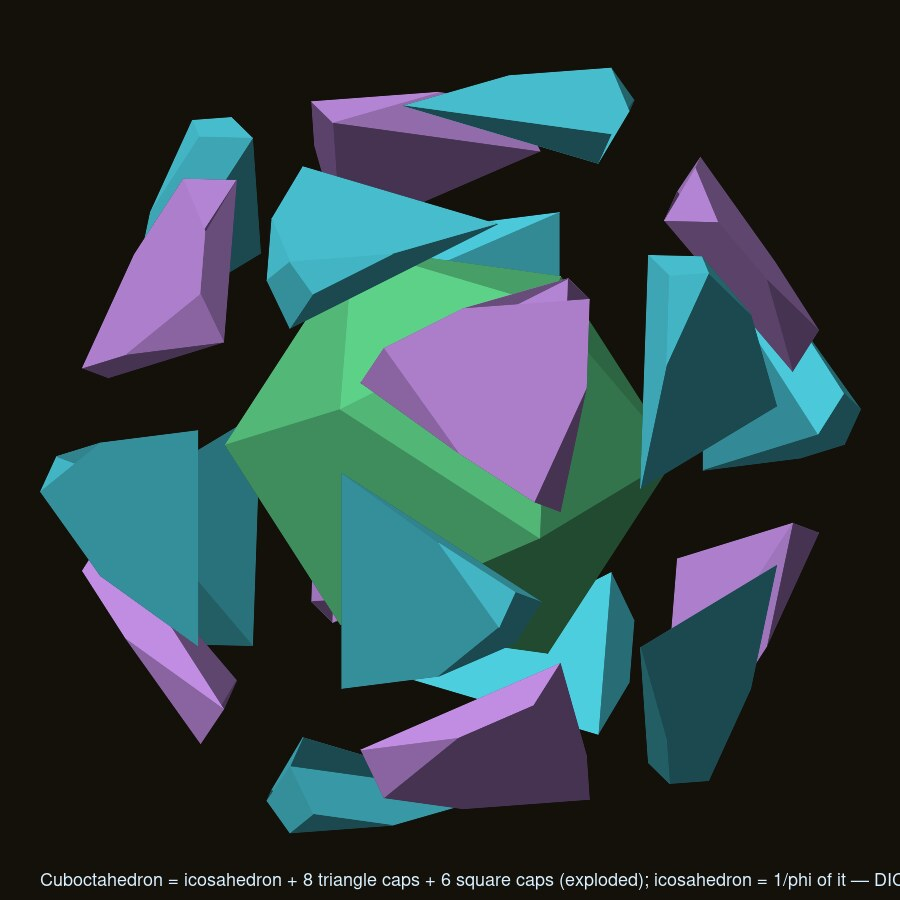
#> input picture studies/2026-10-10-icosa-networks-3/renders/cubocta-ico-exploded.jpg, 900 x 900 px
$ python sheet.py ../../2026-10-10-icosa-networks-3/renders/clawed-icosahedron.jpg ../../2026-10-10-icosa-networks-3/renders/cubocta-ico-exploded.jpg ../../2026-10-10-icosa-networks-3/renders/cubocta-ico-exploded.jpg out.png ../../2026-10-10-icosa-networks-3/renders/cubocta-ico-exploded.jpg
#> lines starting #> are read from the running program, lines starting #| are printed output that depends on the picture
# Photo / render pairs for the three views of the bipyramid, DICTO mark on each render, "photo © DICTO" note.
# The output contains DICTO's photos: write it only outside the repository.
# Usage: ~/geom/bin/python sheet.py photodir renderdir logo out.png [title-suffix]
#    or: ~/geom/bin/python sheet.py mark render.png logo out.png
import sys, os
from PIL import Image, ImageDraw, ImageFont
if sys.argv[1] == 'mark':                       # sheet.py mark render.png logo out.png : DICTO mark on a single render
    im = Image.open(sys.argv[2]).convert('RGB'); lg = Image.open(sys.argv[3]).convert('RGBA')
    k = int(im.width * 0.11); lg = lg.resize((k, int(k * lg.height / lg.width)), Image.LANCZOS)
    im.paste(lg, (im.width - k - im.width // 40, im.height - lg.height - im.width // 40), lg); im.save(sys.argv[4]); sys.exit()
pd, rd, logo, out = sys.argv[1:5]; sfx = sys.argv[5] if len(sys.argv) > 5 else ''
F = '/usr/share/fonts/truetype/dejavu/DejaVuSans.ttf'; FB = '/usr/share/fonts/truetype/dejavu/DejaVuSans-Bold.ttf'
font = lambda s, b=False: ImageFont.truetype(FB if b else F, s)
w, h = 600, 800; g = 24; top = 120; BG = (243, 241, 235)
W = 6 * w + 5 * g + 2 * 40 - 3 * g + 3 * 50; H = top + h + 110
sheet = Image.new('RGB', (W, H), BG); d = ImageDraw.Draw(sheet)
#> after `sheet = Image.new('RGB', (W, H), BG)`:
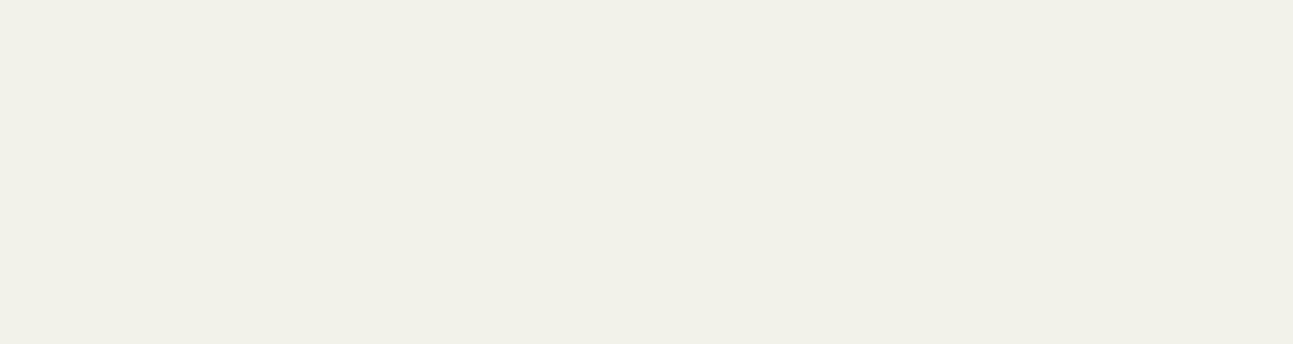
#> sheet: PIL image 3878x1030 RGB (shown at 1/3 size); mean R, G, B 243, 241, 235
d.text((40, 24), 'Ring bipyramid: photo beside 3D render' + sfx, font=font(42, True), fill=(30, 30, 30))
d.text((40, 76), "24 PET-bottle-cap security rings, 72 zip ties; render: true 3D bands (Blender Cycles), camera fitted to each photo",
       font=font(24), fill=(80, 80, 80))
lg = Image.open(logo).convert('RGBA'); lg = lg.resize((90, int(90 * lg.height / lg.width)), Image.LANCZOS)
#> after `lg = lg.resize((90, int(90 * lg.height / lg.width)), Image.LANCZOS)`:
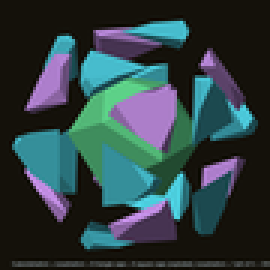
#> lg: PIL image 90x90 RGBA (shown 3 times larger); mean R, G, B, A 46.8, 64.7, 67.3, 255
x = 40
for i in (1, 2, 3):
#> (the run stopped early here; a loop or call above may not have finished)

$ run again, on studies/2026-10-10-icosa-networks-3/renders/octet-all-ico.jpg
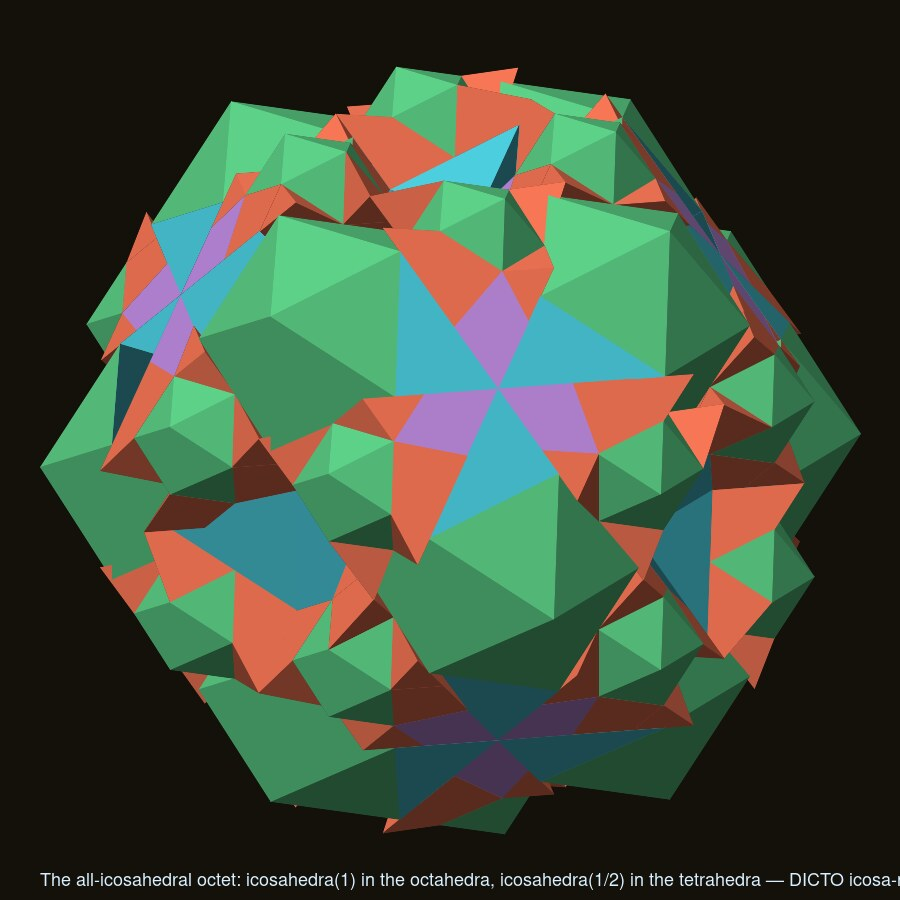
#> input picture studies/2026-10-10-icosa-networks-3/renders/octet-all-ico.jpg, 900 x 900 px
#> `lg = lg.resize((90, int(90 * lg.height / lg.width)), Image.LANCZOS)`:
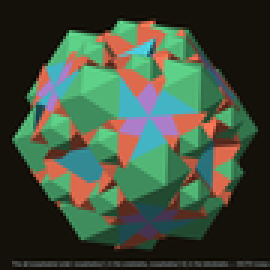
#> lg: PIL image 90x90 RGBA (shown 3 times larger); mean R, G, B, A 63.6, 78.7, 60.2, 255

$ run again, on studies/2026-10-10-icosa-networks-3/renders/octet-gap-star.jpg
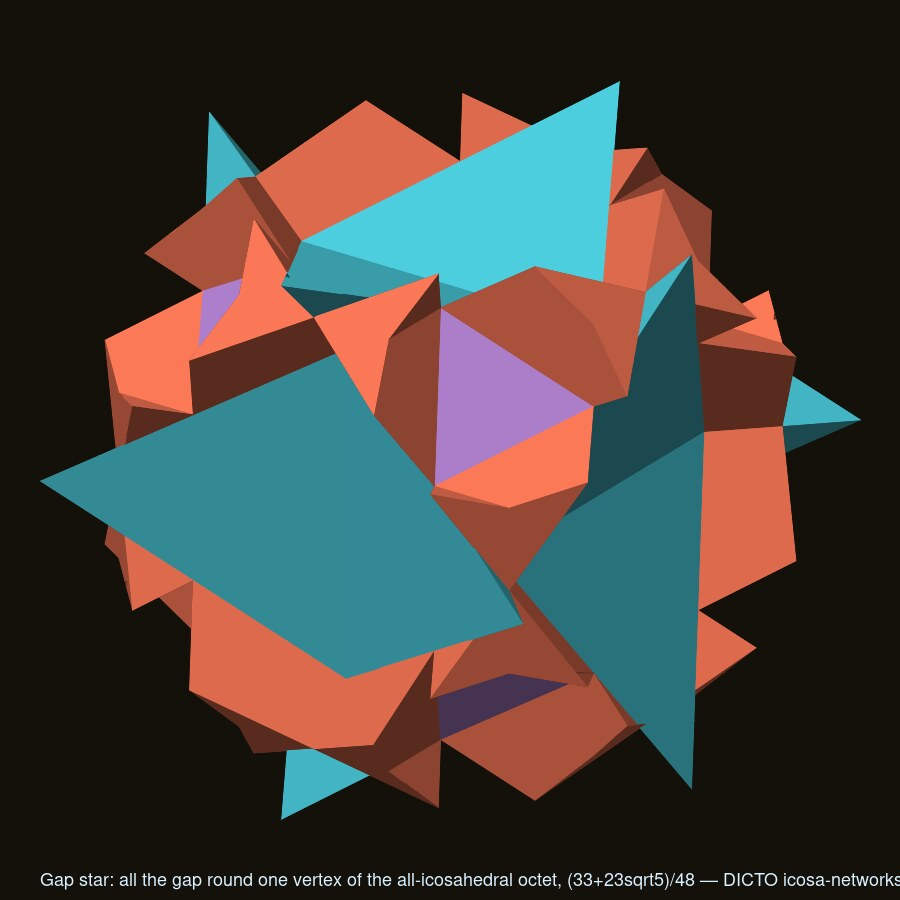
#> input picture studies/2026-10-10-icosa-networks-3/renders/octet-gap-star.jpg, 900 x 900 px
#> `lg = lg.resize((90, int(90 * lg.height / lg.width)), Image.LANCZOS)`:
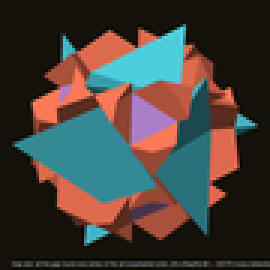
#> lg: PIL image 90x90 RGBA (shown 3 times larger); mean R, G, B, A 68.4, 63.6, 58.5, 255

$ run again, on studies/2026-10-10-icosa-networks-3/renders/octet-vertex-star.jpg
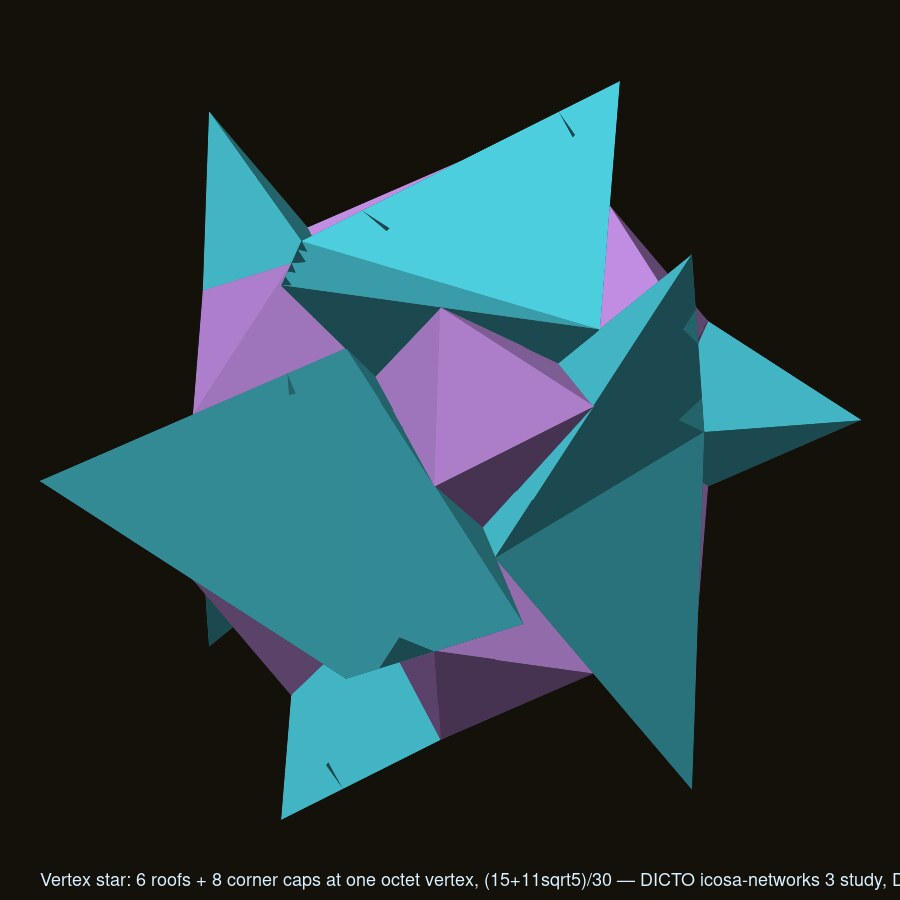
#> input picture studies/2026-10-10-icosa-networks-3/renders/octet-vertex-star.jpg, 900 x 900 px
#> `lg = lg.resize((90, int(90 * lg.height / lg.width)), Image.LANCZOS)`:
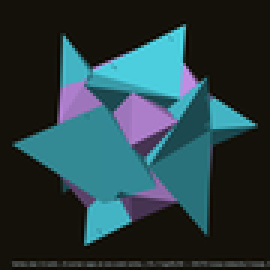
#> lg: PIL image 90x90 RGBA (shown 3 times larger); mean R, G, B, A 39.3, 61.4, 65.1, 255
